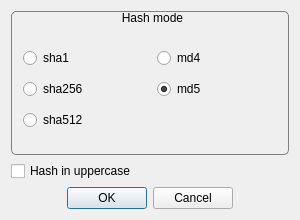
<?xml version="1.0" encoding="UTF-8"?>
<ui version="4.0">
 <class>OptionsWindow</class>
 <widget class="QDialog" name="OptionsWindow">
  <property name="windowModality">
   <enum>Qt::ApplicationModal</enum>
  </property>
  <property name="geometry">
   <rect>
    <x>0</x>
    <y>0</y>
    <width>300</width>
    <height>220</height>
   </rect>
  </property>
  <property name="minimumSize">
   <size>
    <width>300</width>
    <height>200</height>
   </size>
  </property>
  <property name="maximumSize">
   <size>
    <width>300</width>
    <height>220</height>
   </size>
  </property>
  <property name="windowTitle">
   <string>Options</string>
  </property>
  <layout class="QGridLayout" name="gridLayout">
   <item row="0" column="0">
    <layout class="QVBoxLayout" name="verticalLayout">
     <item>
      <widget class="QGroupBox" name="groupBox">
       <property name="autoFillBackground">
        <bool>false</bool>
       </property>
       <property name="styleSheet">
        <string notr="true">QGroupBox { 
background-color: qlineargradient(x1: 0, y1: 0, x2: 0, y2: 1,
                                      stop: 0 #E0E0E0, stop: 1 #FFFFFF);
	border: 1px solid gray;
border-radius: 5px;
}
QGroupBox::title { 
    background-color: transparent;
     subcontrol-position: top center; /* position at the top left*/ 
    padding: 0 3px;
 } </string>
       </property>
       <property name="title">
        <string>Hash mode</string>
       </property>
       <property name="flat">
        <bool>false</bool>
       </property>
       <property name="checkable">
        <bool>false</bool>
       </property>
       <widget class="QWidget" name="layoutWidget">
        <property name="geometry">
         <rect>
          <x>12</x>
          <y>32</y>
          <width>261</width>
          <height>95</height>
         </rect>
        </property>
        <layout class="QGridLayout" name="gridLayout_2">
         <item row="2" column="0">
          <widget class="QRadioButton" name="radioButton_sha512">
           <property name="accessibleName">
            <string notr="true"/>
           </property>
           <property name="styleSheet">
            <string notr="true"/>
           </property>
           <property name="text">
            <string>sha512</string>
           </property>
           <property name="checked">
            <bool>false</bool>
           </property>
           <attribute name="buttonGroup">
            <string notr="true">buttonGroup_hash</string>
           </attribute>
          </widget>
         </item>
         <item row="0" column="1">
          <widget class="QRadioButton" name="radioButton_md4">
           <property name="accessibleName">
            <string notr="true"/>
           </property>
           <property name="styleSheet">
            <string notr="true"/>
           </property>
           <property name="text">
            <string>md4</string>
           </property>
           <attribute name="buttonGroup">
            <string notr="true">buttonGroup_hash</string>
           </attribute>
          </widget>
         </item>
         <item row="1" column="0">
          <widget class="QRadioButton" name="radioButton_sha256">
           <property name="accessibleName">
            <string notr="true"/>
           </property>
           <property name="styleSheet">
            <string notr="true"/>
           </property>
           <property name="text">
            <string>sha256</string>
           </property>
           <property name="checked">
            <bool>false</bool>
           </property>
           <attribute name="buttonGroup">
            <string notr="true">buttonGroup_hash</string>
           </attribute>
          </widget>
         </item>
         <item row="1" column="1">
          <widget class="QRadioButton" name="radioButton_md5">
           <property name="accessibleName">
            <string notr="true"/>
           </property>
           <property name="styleSheet">
            <string notr="true"/>
           </property>
           <property name="text">
            <string>md5</string>
           </property>
           <property name="checked">
            <bool>true</bool>
           </property>
           <attribute name="buttonGroup">
            <string notr="true">buttonGroup_hash</string>
           </attribute>
          </widget>
         </item>
         <item row="0" column="0">
          <widget class="QRadioButton" name="radioButton_sha1">
           <property name="accessibleName">
            <string notr="true"/>
           </property>
           <property name="styleSheet">
            <string notr="true"/>
           </property>
           <property name="text">
            <string>sha1</string>
           </property>
           <property name="checked">
            <bool>false</bool>
           </property>
           <attribute name="buttonGroup">
            <string notr="true">buttonGroup_hash</string>
           </attribute>
          </widget>
         </item>
        </layout>
       </widget>
      </widget>
     </item>
     <item>
      <widget class="QCheckBox" name="checkBox_hashUppercase">
       <property name="text">
        <string>Hash in uppercase</string>
       </property>
      </widget>
     </item>
     <item>
      <widget class="QDialogButtonBox" name="buttonBox">
       <property name="orientation">
        <enum>Qt::Horizontal</enum>
       </property>
       <property name="standardButtons">
        <set>QDialogButtonBox::Cancel|QDialogButtonBox::Ok</set>
       </property>
       <property name="centerButtons">
        <bool>true</bool>
       </property>
      </widget>
     </item>
    </layout>
   </item>
  </layout>
 </widget>
 <resources/>
 <connections>
  <connection>
   <sender>buttonBox</sender>
   <signal>accepted()</signal>
   <receiver>OptionsWindow</receiver>
   <slot>accept()</slot>
   <hints>
    <hint type="sourcelabel">
     <x>248</x>
     <y>254</y>
    </hint>
    <hint type="destinationlabel">
     <x>157</x>
     <y>274</y>
    </hint>
   </hints>
  </connection>
  <connection>
   <sender>buttonBox</sender>
   <signal>rejected()</signal>
   <receiver>OptionsWindow</receiver>
   <slot>reject()</slot>
   <hints>
    <hint type="sourcelabel">
     <x>316</x>
     <y>260</y>
    </hint>
    <hint type="destinationlabel">
     <x>286</x>
     <y>274</y>
    </hint>
   </hints>
  </connection>
 </connections>
 <buttongroups>
  <buttongroup name="buttonGroup_hash">
   <property name="exclusive">
    <bool>true</bool>
   </property>
  </buttongroup>
 </buttongroups>
</ui>
